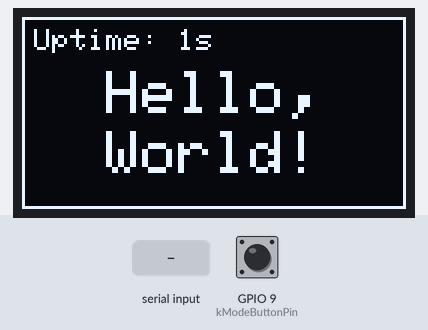
This program was run on a simulated ESP32-C3. On the bench: 128×64 one-colour display. The inputs (shaded band) are chosen by the test bench; at power-on: GPIO 9 (kModeButtonPin) HIGH. Random numbers use the default seed unless the program sets one; what the program prints to the serial monitor is not drawn.

Above: at 1.9 s.
2.0 s: GPIO 9 (kModeButtonPin) pulled LOW for 0.15 s
At 2.21 s:
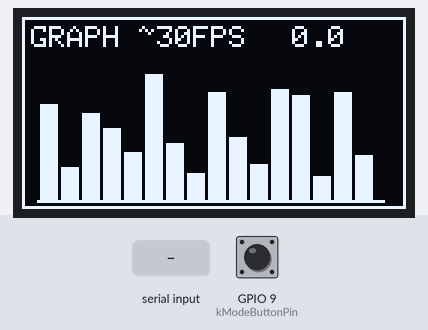
2.7 s: "t" received over Serial
At 3.1 s:
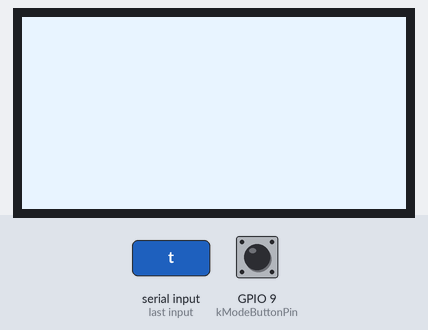
5.7 s: GPIO 9 (kModeButtonPin) pulled LOW for 1 s
At 6.54 s:
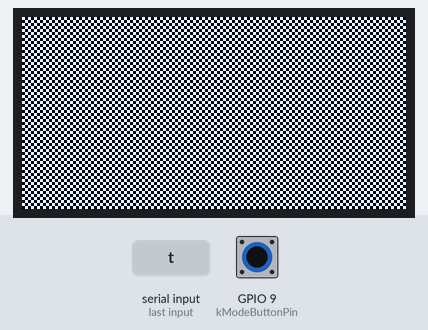
7.3 s: "T" received over Serial
At 7.7 s:
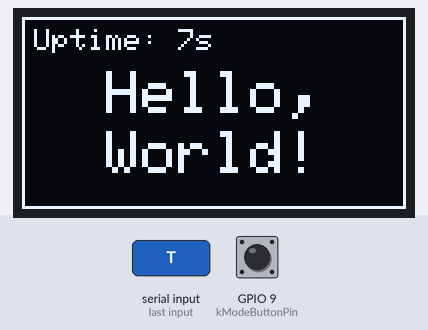
10.3 s: GPIO 9 (kModeButtonPin) pulled LOW for 0.15 s
At 10.81 s:
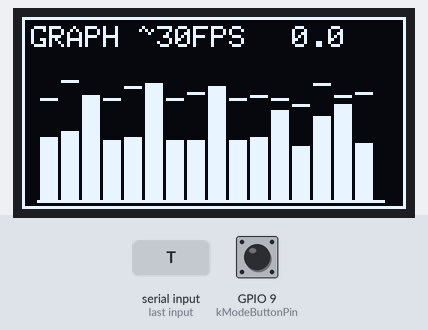
11.0 s: GPIO 9 (kModeButtonPin) pulsed LOW 2 times (0.12 s each, 0.3 s apart)
At 13.32 s:
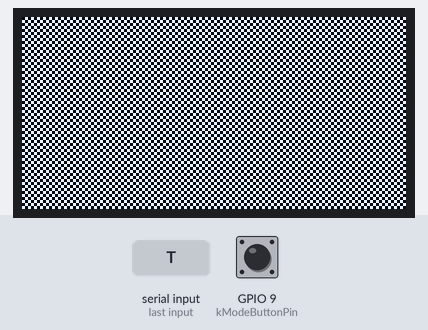
Timing chart, 0 to 14.1 s (numbered marks = the images above; inputs shaded):
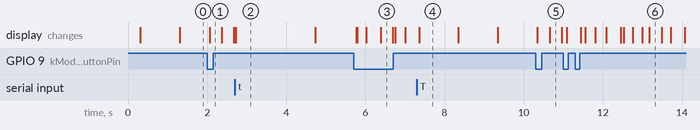

Measured:
- what the display in image 2 shows lasts 2.0 s, from 2.7 s to 4.7 s
- what the display in image 4 shows lasts 0.9 s, from 7.4 s to 8.3 s

The program:

main.cpp
```cpp
#include <Adafruit_GFX.h>
#include <Adafruit_SSD1306.h>
#include <Arduino.h>
#include <Wire.h>

namespace {
constexpr int kScreenWidth = 128;
constexpr int kScreenHeight = 64;
constexpr uint8_t kI2cAddress = 0x3C;
constexpr uint8_t kSdaPin = 4;
constexpr uint8_t kSclPin = 5;
constexpr uint8_t kModeButtonPin = 9;  // BOOT button on ESP32-C3 SuperMini (active-low)
constexpr uint32_t kI2cClockHz = 400000;
constexpr uint32_t kUptimeRefreshMs = 1000;
constexpr uint32_t kGraphFrameIntervalMs = 33;  // ~30 FPS
constexpr uint32_t kPixelFlashIntervalMs = 2000;
constexpr uint32_t kRecoveryFrameIntervalMs = 25;  // ~40 FPS target (I2C-limited)
constexpr uint32_t kButtonDebounceMs = 40;
constexpr uint8_t kBarCount = 16;
constexpr int16_t kGraphLeft = 6;
constexpr int16_t kGraphTop = 16;
constexpr int16_t kGraphBottom = 61;
constexpr int16_t kBarWidth = 6;
constexpr int16_t kBarGap = 1;
constexpr int16_t kGraphMaxHeight = (kGraphBottom - kGraphTop + 1);

Adafruit_SSD1306 gDisplay(kScreenWidth, kScreenHeight, &Wire, -1);

enum class DisplayMode : uint8_t {
  kHello = 0,
  kGraph = 1,
  kPixelTest = 2,
  kRecovery = 3
};

DisplayMode gDisplayMode = DisplayMode::kHello;
unsigned long gLastHelloDrawMs = 0;
unsigned long gLastGraphFrameMs = 0;
unsigned long gGraphStatsStartMs = 0;
uint32_t gGraphFramesInWindow = 0;
float gGraphMeasuredFps = 0.0f;
int16_t gBarHeights[kBarCount] = {0};
int16_t gBarPeaks[kBarCount] = {0};
unsigned long gLastPixelFlipMs = 0;
bool gPixelFlashOn = false;
unsigned long gLastRecoveryFrameMs = 0;
unsigned long gRecoveryStatsStartMs = 0;
uint32_t gRecoveryFramesInWindow = 0;
float gRecoveryMeasuredFps = 0.0f;

bool gButtonStablePressed = false;
bool gButtonLastReadingPressed = false;
unsigned long gButtonLastChangeMs = 0;

void drawCenteredText(const char *text, int16_t y, uint8_t size) {
  int16_t x1 = 0;
  int16_t y1 = 0;
  uint16_t w = 0;
  uint16_t h = 0;
  gDisplay.setTextSize(size);
  gDisplay.getTextBounds(text, 0, y, &x1, &y1, &w, &h);
  int16_t x = (kScreenWidth - static_cast<int16_t>(w)) / 2;
  if (x < 0) {
    x = 0;
  }
  gDisplay.setCursor(x, y);
  gDisplay.print(text);
}

void drawHelloFrame() {
  gDisplay.clearDisplay();
  gDisplay.setTextColor(SSD1306_WHITE);
  gDisplay.drawRect(0, 0, kScreenWidth, kScreenHeight, SSD1306_WHITE);
  gDisplay.setTextSize(1);
  gDisplay.setCursor(3, 3);
  gDisplay.print("HELLO MODE");
  drawCenteredText("Hello,", 18, 2);
  drawCenteredText("World!", 38, 2);
}

void drawHelloUptime(unsigned long nowMs) {
  gDisplay.fillRect(2, 2, kScreenWidth - 4, 10, SSD1306_BLACK);
  gDisplay.setTextSize(1);
  gDisplay.setTextColor(SSD1306_WHITE);
  gDisplay.setCursor(4, 4);
  gDisplay.printf("Uptime: %lus", nowMs / 1000UL);
  gDisplay.display();
}

void seedGraphBars() {
  for (uint8_t i = 0; i < kBarCount; ++i) {
    const int16_t level = static_cast<int16_t>(random(4, kGraphMaxHeight - 2));
    gBarHeights[i] = level;
    gBarPeaks[i] = level;
  }
}

void updateGraphBars(unsigned long nowMs) {
  for (uint8_t i = 0; i < kBarCount; ++i) {
    const uint32_t phase = (nowMs / 7UL) + static_cast<uint32_t>(i) * 73UL;
    int16_t target = static_cast<int16_t>((phase % (kGraphMaxHeight - 2)) + 2);

    // Add occasional spikes to mimic audio meter transients.
    if ((random(0, 100) < 12) && (target < kGraphMaxHeight - 4)) {
      target += static_cast<int16_t>(random(4, 10));
    }
    if (target > kGraphMaxHeight) {
      target = kGraphMaxHeight;
    }

    int16_t level = gBarHeights[i];
    if (target > level) {
      const int16_t step = static_cast<int16_t>((target - level) / 2);
      level += (step > 0) ? step : 1;
    } else if (target < level) {
      const int16_t step = static_cast<int16_t>((level - target) / 3);
      level -= (step > 0) ? step : 1;
    }

    if (level < 1) {
      level = 1;
    } else if (level > kGraphMaxHeight) {
      level = kGraphMaxHeight;
    }
    gBarHeights[i] = level;

    if (level >= gBarPeaks[i]) {
      gBarPeaks[i] = level;
    } else if (gBarPeaks[i] > 0) {
      gBarPeaks[i]--;
    }
  }
}

void drawGraphFrame(unsigned long nowMs) {
  updateGraphBars(nowMs);

  gDisplay.clearDisplay();
  gDisplay.drawRect(0, 0, kScreenWidth, kScreenHeight, SSD1306_WHITE);
  gDisplay.setTextSize(1);
  gDisplay.setTextColor(SSD1306_WHITE);
  gDisplay.setCursor(3, 3);
  gDisplay.print("GRAPH ~30FPS");
  gDisplay.setCursor(90, 3);
  gDisplay.printf("%2.1f", gGraphMeasuredFps);

  gDisplay.drawFastHLine(kGraphLeft - 1, kGraphBottom, 116, SSD1306_WHITE);

  for (uint8_t i = 0; i < kBarCount; ++i) {
    const int16_t x = kGraphLeft + i * (kBarWidth + kBarGap);
    const int16_t barHeight = gBarHeights[i];
    const int16_t y = kGraphBottom - barHeight + 1;
    gDisplay.fillRect(x, y, kBarWidth, barHeight, SSD1306_WHITE);

    const int16_t peakY = kGraphBottom - gBarPeaks[i];
    gDisplay.drawFastHLine(x, peakY, kBarWidth, SSD1306_WHITE);
  }

  gDisplay.display();
  gGraphFramesInWindow++;

  const unsigned long statsDtMs = nowMs - gGraphStatsStartMs;
  if (statsDtMs >= 1000) {
    gGraphMeasuredFps = (gGraphFramesInWindow * 1000.0f) / static_cast<float>(statsDtMs);
    Serial.printf("Graph FPS: %.1f\n", gGraphMeasuredFps);
    gGraphFramesInWindow = 0;
    gGraphStatsStartMs = nowMs;
  }
}

void drawPixelFlashFrame(bool screenOn) {
  gDisplay.clearDisplay();
  if (screenOn) {
    gDisplay.fillRect(0, 0, kScreenWidth, kScreenHeight, SSD1306_WHITE);
  }
  gDisplay.display();
}

void drawRecoveryFrame(unsigned long nowMs) {
  const uint8_t pattern = static_cast<uint8_t>((nowMs / 240UL) % 4UL);
  gDisplay.clearDisplay();

  if (pattern == 0) {
    gDisplay.fillRect(0, 0, kScreenWidth, kScreenHeight, SSD1306_WHITE);
  } else if (pattern == 1) {
    // Full black frame (already clear).
  } else if (pattern == 2) {
    const uint8_t offset = static_cast<uint8_t>((nowMs / 60UL) & 1UL);
    for (int16_t y = 0; y < kScreenHeight; ++y) {
      const int16_t startX = ((y + offset) & 1) ? 1 : 0;
      for (int16_t x = startX; x < kScreenWidth; x += 2) {
        gDisplay.drawPixel(x, y, SSD1306_WHITE);
      }
    }
  } else {
    for (int16_t y = 0; y < kScreenHeight; y += 2) {
      for (int16_t x = 0; x < kScreenWidth; x += 2) {
        if (random(0, 100) < 50) {
          gDisplay.fillRect(x, y, 2, 2, SSD1306_WHITE);
        }
      }
    }
  }

  gDisplay.display();
  gRecoveryFramesInWindow++;

  const unsigned long statsDtMs = nowMs - gRecoveryStatsStartMs;
  if (statsDtMs >= 1000) {
    gRecoveryMeasuredFps = (gRecoveryFramesInWindow * 1000.0f) / static_cast<float>(statsDtMs);
    Serial.printf("Recovery FPS: %.1f (pattern=%u)\n", gRecoveryMeasuredFps, pattern);
    gRecoveryFramesInWindow = 0;
    gRecoveryStatsStartMs = nowMs;
  }
}

void setDisplayMode(DisplayMode mode, const char *source, unsigned long nowMs) {
  gDisplayMode = mode;
  if (gDisplayMode == DisplayMode::kHello) {
    drawHelloFrame();
    drawHelloUptime(nowMs);
    gLastHelloDrawMs = nowMs;
    Serial.printf("Mode -> HELLO (%s)\n", source);
    return;
  }

  if (gDisplayMode == DisplayMode::kGraph) {
    seedGraphBars();
    gGraphMeasuredFps = 0.0f;
    gGraphFramesInWindow = 0;
    gGraphStatsStartMs = nowMs;
    gLastGraphFrameMs = nowMs;
    drawGraphFrame(nowMs);
    Serial.printf("Mode -> GRAPH (%s)\n", source);
    return;
  }

  gPixelFlashOn = true;
  if (gDisplayMode == DisplayMode::kPixelTest) {
    gLastPixelFlipMs = nowMs;
    drawPixelFlashFrame(gPixelFlashOn);
    Serial.printf("Mode -> PIXEL_TEST (%s)\n", source);
    Serial.println("Pixel flash: ON");
    return;
  }

  gRecoveryMeasuredFps = 0.0f;
  gRecoveryFramesInWindow = 0;
  gRecoveryStatsStartMs = nowMs;
  gLastRecoveryFrameMs = nowMs;
  drawRecoveryFrame(nowMs);
  Serial.printf("Mode -> RECOVERY (%s)\n", source);
  Serial.println("Recovery mode: fast invert/checker/noise pixel exercise");
}

void toggleDisplayMode(const char *source, unsigned long nowMs) {
  if (gDisplayMode == DisplayMode::kHello) {
    setDisplayMode(DisplayMode::kGraph, source, nowMs);
    return;
  }
  if (gDisplayMode == DisplayMode::kGraph) {
    setDisplayMode(DisplayMode::kPixelTest, source, nowMs);
    return;
  }
  if (gDisplayMode == DisplayMode::kPixelTest) {
    setDisplayMode(DisplayMode::kRecovery, source, nowMs);
    return;
  }
  setDisplayMode(DisplayMode::kHello, source, nowMs);
}

void pollModeButton(unsigned long nowMs) {
  const bool pressed = (digitalRead(kModeButtonPin) == LOW);
  if (pressed != gButtonLastReadingPressed) {
    gButtonLastReadingPressed = pressed;
    gButtonLastChangeMs = nowMs;
  }

  if ((nowMs - gButtonLastChangeMs) < kButtonDebounceMs) {
    return;
  }

  if (pressed != gButtonStablePressed) {
    gButtonStablePressed = pressed;
    if (gButtonStablePressed) {
      toggleDisplayMode("button", nowMs);
    }
  }
}

void pollSerialCommands(unsigned long nowMs) {
  while (Serial.available()) {
    const int value = Serial.read();
    if (value == 't' || value == 'T') {
      toggleDisplayMode("serial", nowMs);
    }
  }
}
}  // namespace

void setup() {
  Serial.begin(115200);
  delay(250);
  Serial.println("Boot: supermini-oled-hello");
  Serial.printf("I2C pins: SDA=%u, SCL=%u, addr=0x%02X\n", kSdaPin, kSclPin, kI2cAddress);
  Serial.printf("Mode button: GPIO%u (active-low)\n", kModeButtonPin);

  Wire.begin(kSdaPin, kSclPin);
  Wire.setClock(kI2cClockHz);

  if (!gDisplay.begin(SSD1306_SWITCHCAPVCC, kI2cAddress)) {
    Serial.println("ERROR: SSD1306 init failed. Check wiring, power, and I2C address.");
    while (true) {
      delay(1000);
    }
  }

  pinMode(kModeButtonPin, INPUT_PULLUP);
  gButtonStablePressed = (digitalRead(kModeButtonPin) == LOW);
  gButtonLastReadingPressed = gButtonStablePressed;
  gButtonLastChangeMs = millis();
  randomSeed(static_cast<uint32_t>(micros()));

  const unsigned long now = millis();
  setDisplayMode(DisplayMode::kHello, "boot", now);
  Serial.println("Press BOOT to cycle modes: HELLO -> GRAPH -> PIXEL_TEST -> RECOVERY.");
  Serial.println("Serial 't' also cycles modes.");
}

void loop() {
  const unsigned long now = millis();
  pollModeButton(now);
  pollSerialCommands(now);

  if (gDisplayMode == DisplayMode::kHello) {
    if (now - gLastHelloDrawMs >= kUptimeRefreshMs) {
      gLastHelloDrawMs = now;
      drawHelloUptime(now);
      Serial.printf("Uptime: %lus\n", now / 1000UL);
    }
    return;
  }

  if (gDisplayMode == DisplayMode::kGraph) {
    if (now - gLastGraphFrameMs >= kGraphFrameIntervalMs) {
      gLastGraphFrameMs = now;
      drawGraphFrame(now);
    }
    return;
  }

  if (gDisplayMode == DisplayMode::kPixelTest) {
    if (now - gLastPixelFlipMs >= kPixelFlashIntervalMs) {
      gLastPixelFlipMs = now;
      gPixelFlashOn = !gPixelFlashOn;
      drawPixelFlashFrame(gPixelFlashOn);
      Serial.printf("Pixel flash: %s\n", gPixelFlashOn ? "ON" : "OFF");
    }
    return;
  }

  if (now - gLastRecoveryFrameMs >= kRecoveryFrameIntervalMs) {
    gLastRecoveryFrameMs = now;
    drawRecoveryFrame(now);
  }
}
```
